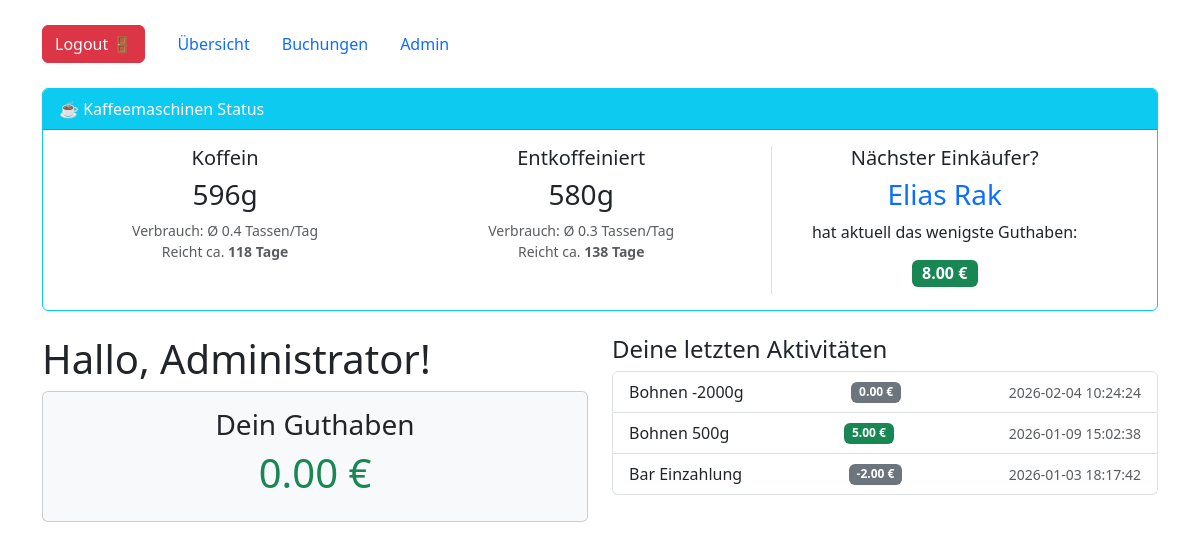
The page /dashboard (signed in) on the database as committed earlier.
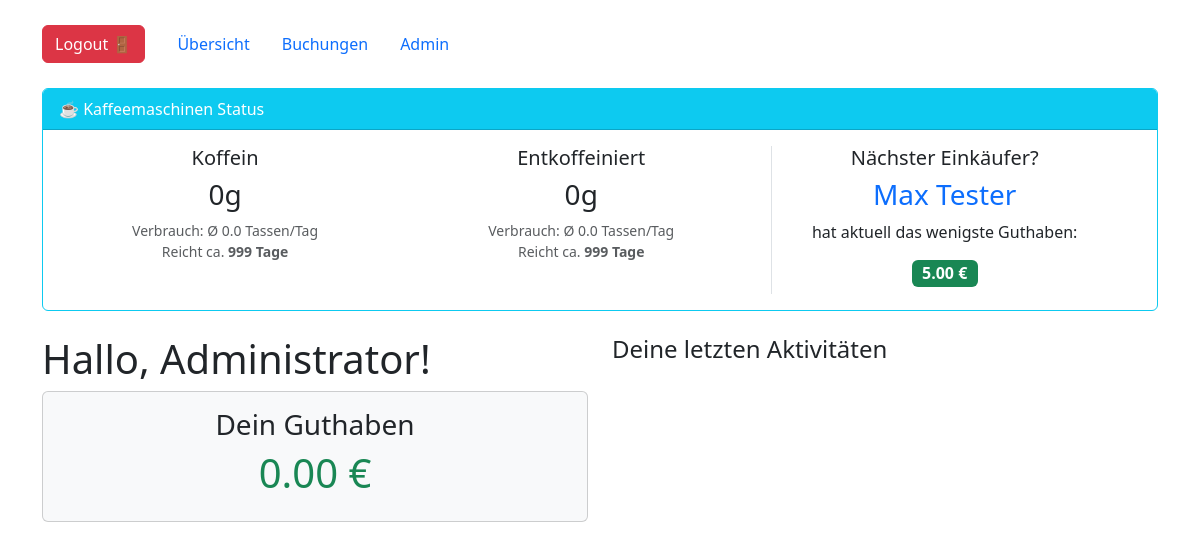
The same page on the database as committed later.
### tables this page shows
CREATE TABLE users (
                    id INTEGER PRIMARY KEY AUTOINCREMENT,
                    name TEXT NOT NULL UNIQUE,
                    rfid_uid TEXT UNIQUE,
                    password_hash TEXT,
                    is_admin INTEGER DEFAULT 0,
                    saldo REAL DEFAULT 0.0
                );

CREATE TABLE transaktionen (
                    id INTEGER PRIMARY KEY AUTOINCREMENT,
                    user_id INTEGER,
                    typ TEXT,
                    beschreibung TEXT,
                    betrag REAL,
                    zeitstempel DATETIME DEFAULT CURRENT_TIMESTAMP,
                    FOREIGN KEY(user_id) REFERENCES users(id)
                );

### app.py (the view)
@app.route('/')
@app.route('/dashboard')
@login_required
def dashboard():
    conn = get_db()
    transaktionen = conn.execute("SELECT * FROM transaktionen WHERE user_id = ? ORDER BY zeitstempel DESC LIMIT 10", (current_user.id,)).fetchall()
    curr_saldo = conn.execute("SELECT saldo FROM users WHERE id = ?", (current_user.id,)).fetchone()[0]
    stats = get_prediction_stats(conn)
    conn.close()
    return render_template('dashboard.html', transaktionen=transaktionen, saldo=curr_saldo, stats=stats)

### app.py (called while the page is built)
def get_db():
    conn = sqlite3.connect(DB_NAME)
    conn.row_factory = sqlite3.Row
    conn.execute("CREATE TABLE IF NOT EXISTS settings (key TEXT PRIMARY KEY, value TEXT)")
    conn.commit()
    return conn

@login_manager.user_loader
def load_user(user_id):
    conn = get_db()
    u = conn.execute("SELECT * FROM users WHERE id = ?", (user_id,)).fetchone()
    conn.close()
    if u:
        return User(u['id'], u['name'], u['is_admin'], u['saldo'])
    return None

### templates/dashboard.html (shortened to what this page needs)
{% extends "base.html" %}
{% block content %}
<div class="card mb-4 border-info">
    <div class="card-header bg-info text-white">
        ☕ Kaffeemaschinen Status
    </div>
    <div class="card-body">
        <div class="row text-center">
            <div class="col-md-8 border-end row">
                {% for sorte, data in stats.sorten_stats.items() %}
                <div class="col-md-6 mb-3">
                    <h5 class="card-title">{{ sorte }}</h5>
                    <h3>{{ data.bestand }}g</h3>
                    <p class="text-muted small">
                        Verbrauch: Ø {{ data.tassen_pro_tag }} Tassen/Tag<br>
                        Reicht ca. <strong>{{ data.tage_bis_leer }} Tage</strong>
                    </p>
                </div>
                {% endfor %}
            </div>
            <div class="col-md-4">
                <h5 class="card-title">Nächster Einkäufer?</h5>
                <h3 class="text-primary">{{ stats.empfehlung_name }}</h3>
                <p>hat aktuell das wenigste Guthaben:</p>
                <span class="badge bg-success fs-6">{{ "%.2f"|format(stats.empfehlung_saldo) }} €</span>
            </div>
        </div>
    </div>
</div>
<div class="row">
    <div class="col-md-6">
        <h1>Hallo, {{ current_user.name }}!</h1>
        <div class="card bg-light mb-3">
            <div class="card-body text-center">
                <h3>Dein Guthaben</h3>
                <h1 class="{{ 'text-success' if saldo >= 0 else 'text-danger' }}">{{ "%.2f"|format(saldo) }} €</h1>
            </div>
        </div>
    </div>
    <div class="col-md-6">
        <h4>Deine letzten Aktivitäten</h4>
        <ul class="list-group">
            {% for t in transaktionen %}
            <li class="list-group-item d-flex justify-content-between align-items-center">
                {{ t.beschreibung }}
                <span class="badge {{ 'bg-success' if t.betrag > 0 else 'bg-secondary' }}">
                    {{ "%.2f"|format(t.betrag) }} €
                </span>
                <small class="text-muted">{{ t.zeitstempel }}</small>
            </li>
            {% endfor %}
        </ul>
    </div>
</div>
{% endblock %}

Rows that differ between the two databases and show on the page:
removed users: empfehlung_name "Elias Rak", empfehlung_saldo "8.00"
removed transaktionen: beschreibung "Bohnen -2000g", betrag "0.00", zeitstempel "2026-02-04 10:24:24"
removed transaktionen: beschreibung "Bohnen 500g", betrag "5.00", zeitstempel "2026-01-09 15:02:38"
removed transaktionen: beschreibung "Bar Einzahlung", betrag "-2.00", zeitstempel "2026-01-03 18:17:42"
now on this page (row edited): users: empfehlung_name "Max Tester", empfehlung_saldo "5.00"
Other text that changed with them:
new list line: "Koffein 0 g Verbrauch: Ø 0.0 Tassen/Tag Reicht ca. 999 Tage"
new list line: "Entkoffeiniert 0 g Verbrauch: Ø 0.0 Tassen/Tag Reicht ca. 999 Tage"
list line gone: "Koffein 596 g Verbrauch: Ø 0.4 Tassen/Tag Reicht ca. 118 Tage"
list line gone: "Entkoffeiniert 580 g Verbrauch: Ø 0.3 Tassen/Tag Reicht ca. 138 Tage"
